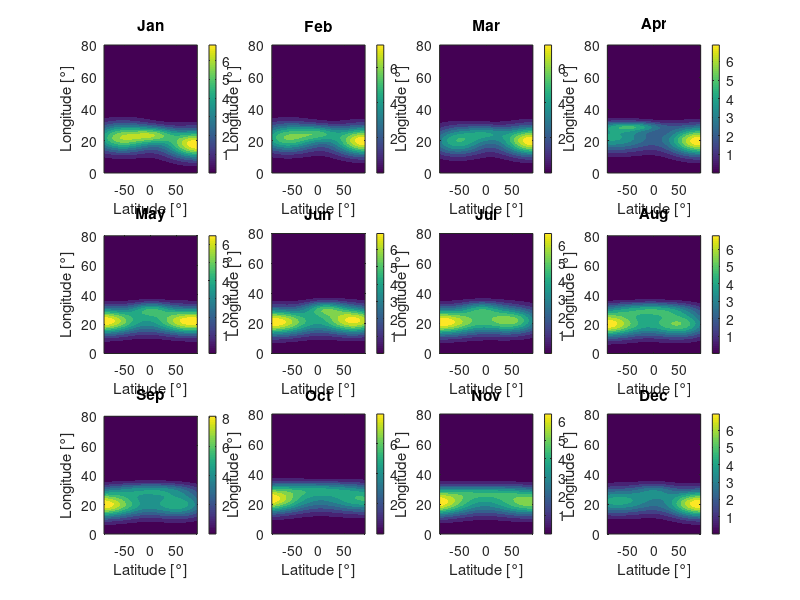

Write MATLAB code to recreate this figure. (Note: this script raises an error after producing the figure.)
close all;
clear all;

nt = 101;
xmin = -90; xmax = 90;
ymin = 0; ymax = 80;

x = linspace(xmin, xmax, nt);
y = linspace(ymin, ymax, nt);
[X, Y] = meshgrid(x, y);

% Store parameters for each month in a cell array
params = {
  % Z1a Z1b Z1c Z1d Z1e   Z2a Z2b Z2c Z2d Z2e   Z3a Z3b Z3c Z3d Z3e
  [3.5 -8 40 -24 5   7.5 -90 60 -18 9   6 55 60 -22 9];   % Jan
  [3   -2 40 -25 5   8   -90 60 -20 9   5.8 60 60 -22 9]; % Feb
  [2.5 -2 40 -25 5   8   -90 60 -20 9   5   55 55 -20 9]; % Mar
  [3   40 60 -29 3   7.5 -90 60 -20 9   4.3 80 85 -22 9]; % Apr
  [3    0 40 -30 5   7   -80 75 -22 9   7.1 95 75 -22 9]; % May
  [3.5 -11 40 -30 5  7   -70 60 -22 9   7.6 90 85 -21 9]; % Jun
  [2.5  10 40 -30 5  5.2 -50 60 -22 9   7.3 90 85 -21 9]; % Jul
  [3.5   8 80 -30 5  5.1 -50 60 -20 9   7.5 100 85 -20 9];% Aug
  [3.5   0 80 -30 5  5.1 -55 60 -20 9   9   100 85 -20 9];% Sep
  [3    3.5 80 -30 5 5.5 -90 90 -23 9   9   110 85 -23 9];% Oct
  [2.5   5 80 -28 5  5.5 -90 90 -21 9   7.2 110 85 -21 9];% Nov
  [2   -3 40 -29 5   7.5 -90 60 -20 9   4.5 70 85 -22 9]; % Dec
};

nmonths = length(params);
Zall = zeros(nt, nt, nmonths);

for m = 1:nmonths
    p = params{m};

    Z1a = p(1);  Z1b = p(2);  Z1c = p(3);  Z1d = p(4);  Z1e = p(5);
    Z2a = p(6);  Z2b = p(7);  Z2c = p(8);  Z2d = p(9);  Z2e = p(10);
    Z3a = p(11); Z3b = p(12); Z3c = p(13); Z3d = p(14); Z3e = p(15);


    Z1 = Z1a*exp(-((X+Z1b)/Z1c).^2 - ((Y+Z1d)./Z1e).^2);
    Z2 = Z2a*exp(-((X+Z2b)/Z2c).^2 - ((Y+Z2d)./Z2e).^2);
    Z3 = Z3a*exp(-((X+Z3b)/Z3c).^2 - ((Y+Z3d)./Z3e).^2);

    Zall(:,:,m) = Z1 + Z2 + Z3;
end


% ---- Plot all months in subplots ----
figure('Position', [100, 100, 1200, 800]);  % wider and taller


nrows = 3;    % 3 rows
ncols = 4;    % 4 columns (3*4 = 12 subplots)
for m = 1:nmonths
    subplot(nrows, ncols, m);
    contourf(X, Y, Zall(:,:,m), 10, 'LineStyle', 'none');
    xlabel('Latitude [°]');
    ylabel('Longitude [°]');
    title(datestr(datenum(0,m,1),'mmm'));
    colorbar;
end

sgtitle('Monthly Ozone Profiles');


